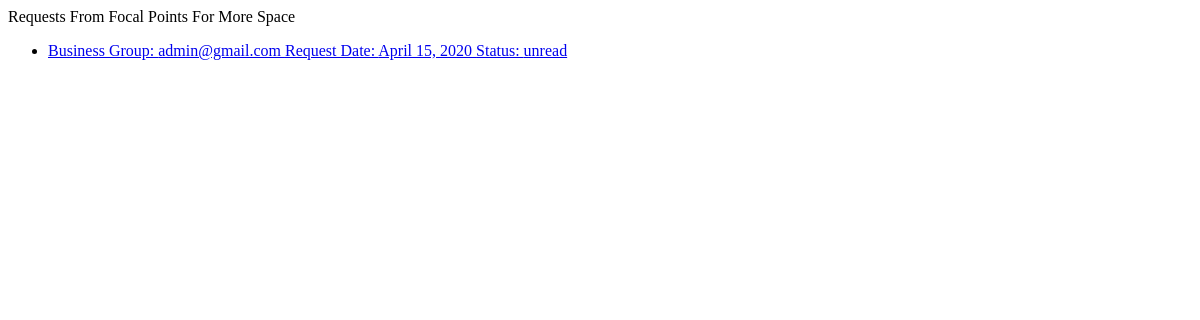
/space_planner/requests/, run on an earlier commit of the app's database.
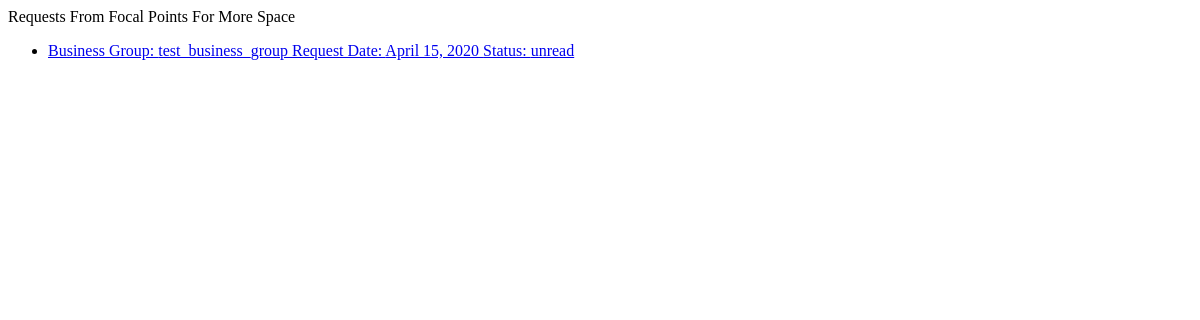
And on a later commit of the database.
### CustomRequests/models.py (models this page shows)
class FocalPointRequest(models.Model):
    focal_point = models.ForeignKey(FocalPoint, on_delete=models.CASCADE)
    business_group = models.ForeignKey(BusinessGroup, on_delete=models.CASCADE, related_name='+')
    size = models.PositiveIntegerField()
    business_group_near_by = models.ForeignKey(BusinessGroup, on_delete=models.CASCADE, related_name='+',
                                               blank=True, null=True)
    near_lab = models.BooleanField(default=False)
    near_conference_room = models.BooleanField(default=False)
    date = models.DateField(default=now())
    destination_date = models.DateField(null=True, blank=True)
    status = models.CharField(max_length=MAX_LENGTH, choices=(('unread', 'unread'), ('in progress', 'in progress'),
                                                              ('approved', 'approved'), ('denied', 'denied')),
                              default='unread')
    notes = models.TextField(blank=True)

### custom_user/models.py (models this page shows, shortened)
class BusinessGroup(models.Model):
    id = models.CharField(primary_key=True, max_length=MAX_LENGTH)
    def __str__(self):
        return self.id

### space_planner/views.py (the view)
# urls.py: path('requests/', custom_user_views.display_requests, name='requests'),
def display_requests(request):
    requests = FocalPointRequest.objects.all()
    return render(request, 'space_planner/requests.html', {'requests': requests})

### space_planner/templates/space_planner/requests.html (shortened to what this page needs)
<!DOCTYPE html>
<html lang="en">
<head>
</head>
    <body>
    Requests From Focal Points For More Space
    <ul>
        {% for request in requests%}
        <li>
            <a href="{% url 'space_planner:viewrequest' request.id %}">
            Business Group: {{ request.business_group }}
            Request Date: {{ request.date }}
            {% if request.status %}
                Status: {{ request.status}}
            {% endif %}
            </a>
        </li>
        {% endfor %}
    </ul>
</body>
</html>

What changed in the data, as far as the page shows it:
changed FocalPointRequest "unread": business_group "admin@gmail.com" → "test_business_group"
